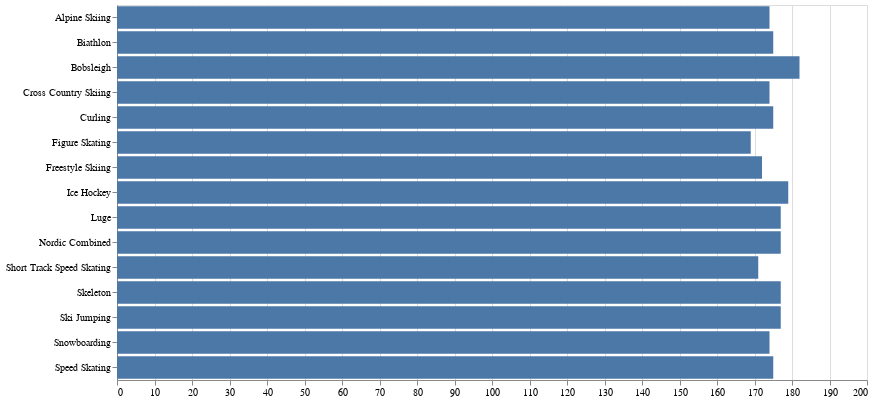

The code cell stored with this chart in its notebook:
### Markdown cell above
<h3> Average height of players at winter games across the sports

### Code cell
bas = winter[winter[:Height].!="NA",:]
height = groupby(bas,:Sport)
bas[:height] = [parse(Int,x) for x in bas[:Height]] 
df = combine(height , :height => mean)
df[:height_mean]=ceil.(df[:height_mean])
@vlplot(
    height={step=25},
    width=750,
    :bar,
    y=df[:Sport],
    x=df[:height_mean]
)

### Figure 1 — Vega-Lite specification as saved in the notebook (floating-point values rounded to 4 significant figures)
{"data": {"values": [{"x": 175, "y": "Speed Skating"}, {"x": 174, "y": "Cross Country Skiing"}, {"x": 179, "y": "Ice Hockey"}, {"x": 175, "y": "Biathlon"}, {"x": 174, "y": "Alpine Skiing"}, {"x": 177, "y": "Luge"}, {"x": 182, "y": "Bobsleigh"}, {"x": 169, "y": "Figure Skating"}, {"x": 177, "y": "Nordic Combined"}, {"x": 172, "y": "Freestyle Skiing"}, {"x": 177, "y": "Ski Jumping"}, {"x": 175, "y": "Curling"}, {"x": 174, "y": "Snowboarding"}, {"x": 171, "y": "Short Track Speed Skating"}, {"x": 177, "y": "Skeleton"}]}, "encoding": {"x": {"field": "x", "title": null, "type": "quantitative"}, "y": {"field": "y", "title": null, "type": "nominal"}}, "height": {"step": 25}, "mark": "bar", "width": 750}
